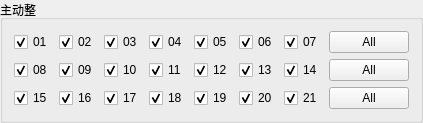
             <widget class="QGroupBox" name="groupBox_3">
              <property name="sizePolicy">
               <sizepolicy hsizetype="Minimum" vsizetype="Preferred">
                <horstretch>0</horstretch>
                <verstretch>0</verstretch>
               </sizepolicy>
              </property>
              <property name="title">
               <string>主动整</string>
              </property>
              <layout class="QVBoxLayout" name="verticalLayout_7">
               <item>
                <layout class="QHBoxLayout" name="horizontalLayout_15">
                 <item>
                  <widget class="QCheckBox" name="check_zdz01">
                   <property name="sizePolicy">
                    <sizepolicy hsizetype="Minimum" vsizetype="Fixed">
                     <horstretch>0</horstretch>
                     <verstretch>0</verstretch>
                    </sizepolicy>
                   </property>
                   <property name="text">
                    <string>01</string>
                   </property>
                   <property name="checked">
                    <bool>true</bool>
                   </property>
                  </widget>
                 </item>
                 <item>
                  <widget class="QCheckBox" name="check_zdz02">
                   <property name="sizePolicy">
                    <sizepolicy hsizetype="Minimum" vsizetype="Fixed">
                     <horstretch>0</horstretch>
                     <verstretch>0</verstretch>
                    </sizepolicy>
                   </property>
                   <property name="text">
                    <string>02</string>
                   </property>
                   <property name="checked">
                    <bool>true</bool>
                   </property>
                  </widget>
                 </item>
                 <item>
                  <widget class="QCheckBox" name="check_zdz03">
                   <property name="text">
                    <string>03</string>
                   </property>
                   <property name="checked">
                    <bool>true</bool>
                   </property>
                  </widget>
                 </item>
                 <item>
                  <widget class="QCheckBox" name="check_zdz04">
                   <property name="sizePolicy">
                    <sizepolicy hsizetype="Minimum" vsizetype="Fixed">
                     <horstretch>0</horstretch>
                     <verstretch>0</verstretch>
                    </sizepolicy>
                   </property>
                   <property name="text">
                    <string>04</string>
                   </property>
                   <property name="checked">
                    <bool>true</bool>
                   </property>
                  </widget>
                 </item>
                 <item>
                  <widget class="QCheckBox" name="check_zdz05">
                   <property name="sizePolicy">
                    <sizepolicy hsizetype="Minimum" vsizetype="Fixed">
                     <horstretch>0</horstretch>
                     <verstretch>0</verstretch>
                    </sizepolicy>
                   </property>
                   <property name="text">
                    <string>05</string>
                   </property>
                   <property name="checked">
                    <bool>true</bool>
                   </property>
                  </widget>
                 </item>
                 <item>
                  <widget class="QCheckBox" name="check_zdz06">
                   <property name="sizePolicy">
                    <sizepolicy hsizetype="Minimum" vsizetype="Fixed">
                     <horstretch>0</horstretch>
                     <verstretch>0</verstretch>
                    </sizepolicy>
                   </property>
                   <property name="text">
                    <string>06</string>
                   </property>
                   <property name="checked">
                    <bool>true</bool>
                   </property>
                  </widget>
                 </item>
                 <item>
                  <widget class="QCheckBox" name="check_zdz07">
                   <property name="sizePolicy">
                    <sizepolicy hsizetype="Minimum" vsizetype="Fixed">
                     <horstretch>0</horstretch>
                     <verstretch>0</verstretch>
                    </sizepolicy>
                   </property>
                   <property name="text">
                    <string>07</string>
                   </property>
                   <property name="checked">
                    <bool>true</bool>
                   </property>
                  </widget>
                 </item>
                 <item>
                  <widget class="QPushButton" name="pushButton_zdz1">
                   <property name="text">
                    <string>All</string>
                   </property>
                  </widget>
                 </item>
                </layout>
               </item>
               <item>
                <layout class="QHBoxLayout" name="horizontalLayout_16">
                 <item>
                  <widget class="QCheckBox" name="check_zdz08">
                   <property name="sizePolicy">
                    <sizepolicy hsizetype="Minimum" vsizetype="Fixed">
                     <horstretch>0</horstretch>
                     <verstretch>0</verstretch>
                    </sizepolicy>
                   </property>
                   <property name="text">
                    <string>08</string>
                   </property>
                   <property name="checked">
                    <bool>true</bool>
                   </property>
                  </widget>
                 </item>
                 <item>
                  <widget class="QCheckBox" name="check_zdz09">
                   <property name="sizePolicy">
                    <sizepolicy hsizetype="Minimum" vsizetype="Fixed">
                     <horstretch>0</horstretch>
                     <verstretch>0</verstretch>
                    </sizepolicy>
                   </property>
                   <property name="text">
                    <string>09</string>
                   </property>
                   <property name="checked">
                    <bool>true</bool>
                   </property>
                  </widget>
                 </item>
                 <item>
                  <widget class="QCheckBox" name="check_zdz10">
                   <property name="text">
                    <string>10</string>
                   </property>
                   <property name="checked">
                    <bool>true</bool>
                   </property>
                  </widget>
                 </item>
                 <item>
                  <widget class="QCheckBox" name="check_zdz11">
                   <property name="sizePolicy">
                    <sizepolicy hsizetype="Minimum" vsizetype="Fixed">
                     <horstretch>0</horstretch>
                     <verstretch>0</verstretch>
                    </sizepolicy>
                   </property>
                   <property name="text">
                    <string>11</string>
                   </property>
                   <property name="checked">
                    <bool>true</bool>
                   </property>
                  </widget>
                 </item>
                 <item>
                  <widget class="QCheckBox" name="check_zdz12">
                   <property name="sizePolicy">
                    <sizepolicy hsizetype="Minimum" vsizetype="Fixed">
                     <horstretch>0</horstretch>
                     <verstretch>0</verstretch>
                    </sizepolicy>
                   </property>
                   <property name="text">
                    <string>12</string>
                   </property>
                   <property name="checked">
                    <bool>true</bool>
                   </property>
                  </widget>
                 </item>
                 <item>
                  <widget class="QCheckBox" name="check_zdz13">
                   <property name="sizePolicy">
                    <sizepolicy hsizetype="Minimum" vsizetype="Fixed">
                     <horstretch>0</horstretch>
                     <verstretch>0</verstretch>
                    </sizepolicy>
                   </property>
                   <property name="text">
                    <string>13</string>
                   </property>
                   <property name="checked">
                    <bool>true</bool>
                   </property>
                  </widget>
                 </item>
                 <item>
                  <widget class="QCheckBox" name="check_zdz14">
                   <property name="sizePolicy">
                    <sizepolicy hsizetype="Minimum" vsizetype="Fixed">
                     <horstretch>0</horstretch>
                     <verstretch>0</verstretch>
                    </sizepolicy>
                   </property>
                   <property name="text">
                    <string>14</string>
                   </property>
                   <property name="checked">
                    <bool>true</bool>
                   </property>
                  </widget>
                 </item>
                 <item>
                  <widget class="QPushButton" name="pushButton_zdz2">
                   <property name="text">
                    <string>All</string>
                   </property>
                  </widget>
                 </item>
                </layout>
               </item>
               <item>
                <layout class="QHBoxLayout" name="horizontalLayout_17">
                 <item>
                  <widget class="QCheckBox" name="check_zdz15">
                   <property name="sizePolicy">
                    <sizepolicy hsizetype="Minimum" vsizetype="Fixed">
                     <horstretch>0</horstretch>
                     <verstretch>0</verstretch>
                    </sizepolicy>
                   </property>
                   <property name="text">
                    <string>15</string>
                   </property>
                   <property name="checked">
                    <bool>true</bool>
                   </property>
                  </widget>
                 </item>
                 <item>
                  <widget class="QCheckBox" name="check_zdz16">
                   <property name="sizePolicy">
                    <sizepolicy hsizetype="Minimum" vsizetype="Fixed">
                     <horstretch>0</horstretch>
                     <verstretch>0</verstretch>
                    </sizepolicy>
                   </property>
                   <property name="text">
                    <string>16</string>
                   </property>
                   <property name="checked">
                    <bool>true</bool>
                   </property>
                  </widget>
                 </item>
                 <item>
                  <widget class="QCheckBox" name="check_zdz17">
                   <property name="text">
                    <string>17</string>
                   </property>
                   <property name="checked">
                    <bool>true</bool>
                   </property>
                  </widget>
                 </item>
                 <item>
                  <widget class="QCheckBox" name="check_zdz18">
                   <property name="sizePolicy">
                    <sizepolicy hsizetype="Minimum" vsizetype="Fixed">
                     <horstretch>0</horstretch>
                     <verstretch>0</verstretch>
                    </sizepolicy>
                   </property>
                   <property name="text">
                    <string>18</string>
                   </property>
                   <property name="checked">
                    <bool>true</bool>
                   </property>
                  </widget>
                 </item>
                 <item>
                  <widget class="QCheckBox" name="check_zdz19">
                   <property name="sizePolicy">
                    <sizepolicy hsizetype="Minimum" vsizetype="Fixed">
                     <horstretch>0</horstretch>
                     <verstretch>0</verstretch>
                    </sizepolicy>
                   </property>
                   <property name="text">
                    <string>19</string>
                   </property>
                   <property name="checked">
                    <bool>true</bool>
                   </property>
                  </widget>
                 </item>
                 <item>
                  <widget class="QCheckBox" name="check_zdz20">
                   <property name="sizePolicy">
                    <sizepolicy hsizetype="Minimum" vsizetype="Fixed">
                     <horstretch>0</horstretch>
                     <verstretch>0</verstretch>
                    </sizepolicy>
                   </property>
                   <property name="text">
                    <string>20</string>
                   </property>
                   <property name="checked">
                    <bool>true</bool>
                   </property>
                  </widget>
                 </item>
                 <item>
                  <widget class="QCheckBox" name="check_zdz21">
                   <property name="sizePolicy">
                    <sizepolicy hsizetype="Minimum" vsizetype="Fixed">
                     <horstretch>0</horstretch>
                     <verstretch>0</verstretch>
                    </sizepolicy>
                   </property>
                   <property name="text">
                    <string>21</string>
                   </property>
                   <property name="checked">
                    <bool>true</bool>
                   </property>
                  </widget>
                 </item>
                 <item>
                  <widget class="QPushButton" name="pushButton_zdz3">
                   <property name="text">
                    <string>All</string>
                   </property>
                  </widget>
                 </item>
                </layout>
               </item>
              </layout>
             </widget>
